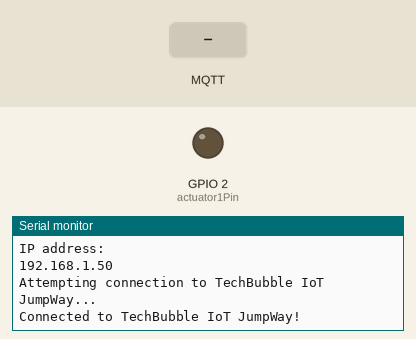
Recording of a sketch running on a simulated ESP8266 (NodeMCU). Shown: output pins drawn as LEDs (lit = HIGH), the last lines printed to the serial monitor. The test bench sets the inputs (shaded band). WiFi joins after 1.5 s; servers stay silent unless stated; no MQTT or app messages arrive unless stated.

Above: at 2.7 s.
2.8 s: MQTT message "ON" arrives on the first subscribed topic
At 3.6 s:
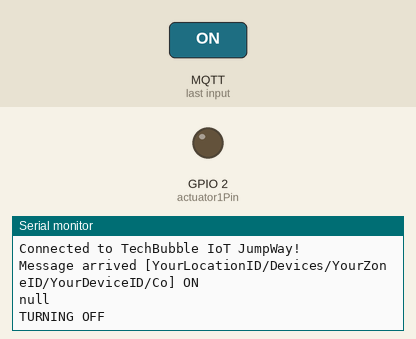
4.3 s: MQTT message "1" arrives on the first subscribed topic
At 4.8 s:
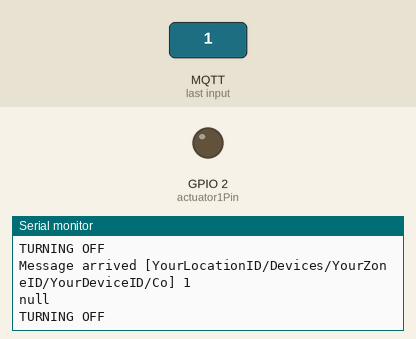
5.8 s: MQTT message "on" arrives on the first subscribed topic
At 7.1 s:
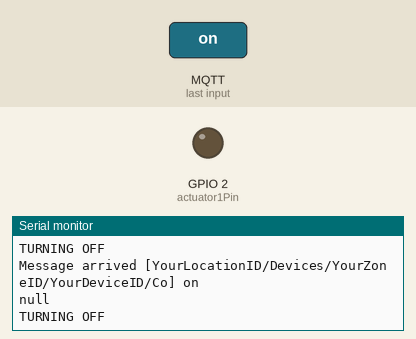

Measured:
- after the input at 2.8 s, the serial monitor: prints a new line at once (image 1)
- after the input at 4.3 s, the serial monitor: prints a new line at once (image 2)
- after the input at 5.8 s, the serial monitor: prints a new line at once (image 3)

The sketch:

Basic-MQTT.ino
```cpp
// (licence header left out)
#include <ESP8266WiFi.h>
#include <PubSubClient.h>
#include <WiFiClientSecure.h>
#include <ArduinoJson.h>

WiFiClientSecure espClient;
PubSubClient client(espClient);

char charBuf[50];

const int actuator1Pin = 2;

const char* ssid = "YourSSID";
const char* password = "YourWiFiPassword";

const char* mqtt_server = "iot.techbubbletechnologies.com";
int  mqttPort = 8883;

String locationID = "YourLocationID";
String zoneID = "YourZoneID";
String deviceID = "YourDeviceID";
char deviceName[] = "YourDeviceName";
char mqttUsername[]   = "YourDeviceMQTTUsername";
char mqttPassword[]  = "YourDeviceMQTTPassword";

long lastMsg = 0;
char msg[50];
int value = 0;

void setupWiFi() {
  delay(10);
  Serial.println();
  Serial.print("Connecting to ");
  Serial.println(ssid);
  WiFi.begin(ssid, password);
  while (WiFi.status() != WL_CONNECTED) {
    delay(500);
    Serial.print(".");
  }
  Serial.println("");
  Serial.println("WiFi connected!");
  Serial.println("IP address: ");
  Serial.println(WiFi.localIP());
}

void callback(char* topic, byte* payload, unsigned int length) {
  Serial.print("Message arrived [");
  Serial.print(topic);
  Serial.print("] ");
  String readString = "";
  for (int i = 0; i < length; i++) {
    readString += (char)payload[i];
  }
  Serial.println(readString);
  StaticJsonBuffer<200> jsonBuffer;
  JsonObject& root = jsonBuffer.parseObject(readString);
  String CommandValue = root["CommandValue"];
  Serial.println(CommandValue);
  if(CommandValue=="ON"){
    Serial.println("TURNING ON");
    digitalWrite(actuator1Pin, HIGH);
  }else{
    Serial.println("TURNING OFF");
    digitalWrite(actuator1Pin, LOW);
  }
  Serial.println();
}

void subscribeToDeviceCommands(){
  String commandTopic = locationID+"/Devices/"+zoneID+"/"+deviceID+"/Commands";
  commandTopic.toCharArray(charBuf, 50);
  client.subscribe(charBuf);
}

void publishToDeviceStatus(const char* data){
  String statusTopic = locationID+"/Devices/"+zoneID+"/"+deviceID+"/Status";
  statusTopic.toCharArray(charBuf, 50);
  client.publish(charBuf,data);
}

void publishToDeviceSensors(const char* data){
  String sensorsTopic = locationID+"/Devices/"+zoneID+"/"+deviceID+"/Sensors";
  sensorsTopic.toCharArray(charBuf, 50);
  client.publish(charBuf,data);
}

void publishToDeviceActuators(const char* data){
  String actuatorsTopic = locationID+"/Devices/"+zoneID+"/"+deviceID+"/Actuators";
  actuatorsTopic.toCharArray(charBuf, 50);
  client.publish(charBuf,data);
}

void publishToDeviceWarnings(const char* data){
  String warningsTopic = locationID+"/Devices/"+zoneID+"/"+deviceID+"/Warnings";
  warningsTopic.toCharArray(charBuf, 50);
  client.publish(charBuf,data);
}

void reconnect() {
  while (!client.connected()) {
    Serial.println("Attempting connection to TechBubble IoT JumpWay...");
    if (client.connect(deviceName, mqttUsername, mqttPassword)) {
      Serial.println("Connected to TechBubble IoT JumpWay!");
      publishToDeviceStatus("ONLINE");
      subscribeToDeviceCommands();
    } else {
      Serial.print("Failed to connect to TechBubble IoT JumpWay, rc=");
      Serial.print(client.state());
      Serial.println("... trying again in 5 seconds");
      delay(5000);
    }
  }
}

void setup() {
  pinMode(actuator1Pin, OUTPUT);
  Serial.begin(115200);
  setupWiFi();
  client.setServer(mqtt_server,mqttPort);
  client.setCallback(callback);
}

void loop() {
  if (!client.connected()) {
    reconnect();
  }
  client.loop();
  long now = millis();
  if (now - lastMsg > 2000) {
    lastMsg = now;
  }
}
```
